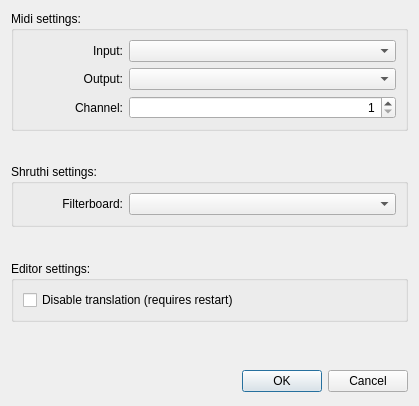
<?xml version="1.0" encoding="UTF-8"?>
<ui version="4.0">
 <author>Manuel Krönig</author>
 <class>SettingsDialog</class>
 <widget class="QDialog" name="SettingsDialog">
  <property name="geometry">
   <rect>
    <x>0</x>
    <y>0</y>
    <width>419</width>
    <height>406</height>
   </rect>
  </property>
  <property name="windowTitle">
   <string>Settings</string>
  </property>
  <property name="locale">
   <locale language="English" country="UnitedKingdom"/>
  </property>
  <layout class="QVBoxLayout" name="verticalLayout">
   <item>
    <widget class="QGroupBox" name="gMidiSettings">
     <property name="title">
      <string>Midi settings:</string>
     </property>
     <layout class="QFormLayout" name="formLayout">
      <property name="fieldGrowthPolicy">
       <enum>QFormLayout::AllNonFixedFieldsGrow</enum>
      </property>
      <property name="rowWrapPolicy">
       <enum>QFormLayout::WrapLongRows</enum>
      </property>
      <item row="0" column="0">
       <widget class="QLabel" name="label">
        <property name="minimumSize">
         <size>
          <width>100</width>
          <height>17</height>
         </size>
        </property>
        <property name="text">
         <string>Input:</string>
        </property>
        <property name="alignment">
         <set>Qt::AlignRight|Qt::AlignTrailing|Qt::AlignVCenter</set>
        </property>
       </widget>
      </item>
      <item row="0" column="1">
       <widget class="QComboBox" name="midiInputPort"/>
      </item>
      <item row="1" column="0">
       <widget class="QLabel" name="label_2">
        <property name="minimumSize">
         <size>
          <width>100</width>
          <height>17</height>
         </size>
        </property>
        <property name="text">
         <string>Output:</string>
        </property>
        <property name="alignment">
         <set>Qt::AlignRight|Qt::AlignTrailing|Qt::AlignVCenter</set>
        </property>
       </widget>
      </item>
      <item row="1" column="1">
       <widget class="QComboBox" name="midiOutputPort"/>
      </item>
      <item row="2" column="0">
       <widget class="QLabel" name="label_3">
        <property name="minimumSize">
         <size>
          <width>100</width>
          <height>15</height>
         </size>
        </property>
        <property name="text">
         <string>Channel:</string>
        </property>
        <property name="alignment">
         <set>Qt::AlignRight|Qt::AlignTrailing|Qt::AlignVCenter</set>
        </property>
       </widget>
      </item>
      <item row="2" column="1">
       <widget class="QSpinBox" name="midiChannel">
        <property name="alignment">
         <set>Qt::AlignRight|Qt::AlignTrailing|Qt::AlignVCenter</set>
        </property>
        <property name="minimum">
         <number>1</number>
        </property>
        <property name="maximum">
         <number>16</number>
        </property>
       </widget>
      </item>
     </layout>
    </widget>
   </item>
   <item>
    <spacer name="verticalSpacer">
     <property name="orientation">
      <enum>Qt::Vertical</enum>
     </property>
     <property name="sizeHint" stdset="0">
      <size>
       <width>0</width>
       <height>0</height>
      </size>
     </property>
    </spacer>
   </item>
   <item>
    <widget class="QGroupBox" name="qShruthiSettings">
     <property name="title">
      <string>Shruthi settings:</string>
     </property>
     <layout class="QFormLayout" name="formLayout_2">
      <property name="fieldGrowthPolicy">
       <enum>QFormLayout::AllNonFixedFieldsGrow</enum>
      </property>
      <property name="rowWrapPolicy">
       <enum>QFormLayout::WrapLongRows</enum>
      </property>
      <item row="0" column="0">
       <widget class="QLabel" name="label_4">
        <property name="minimumSize">
         <size>
          <width>100</width>
          <height>17</height>
         </size>
        </property>
        <property name="text">
         <string>Filterboard:</string>
        </property>
        <property name="alignment">
         <set>Qt::AlignRight|Qt::AlignTrailing|Qt::AlignVCenter</set>
        </property>
       </widget>
      </item>
      <item row="0" column="1">
       <widget class="QComboBox" name="shruthiFilterBoard"/>
      </item>
     </layout>
    </widget>
   </item>
   <item>
    <spacer name="verticalSpacer_2">
     <property name="orientation">
      <enum>Qt::Vertical</enum>
     </property>
     <property name="sizeHint" stdset="0">
      <size>
       <width>0</width>
       <height>0</height>
      </size>
     </property>
    </spacer>
   </item>
   <item>
    <widget class="QGroupBox" name="gEditorSettings">
     <property name="title">
      <string>Editor settings:</string>
     </property>
     <layout class="QVBoxLayout" name="verticalLayout_2">
      <item>
       <widget class="QCheckBox" name="noTranslation">
        <property name="text">
         <string>Disable translation (requires restart)</string>
        </property>
       </widget>
      </item>
     </layout>
    </widget>
   </item>
   <item>
    <spacer name="verticalSpacer_3">
     <property name="orientation">
      <enum>Qt::Vertical</enum>
     </property>
     <property name="sizeHint" stdset="0">
      <size>
       <width>20</width>
       <height>40</height>
      </size>
     </property>
    </spacer>
   </item>
   <item>
    <widget class="QDialogButtonBox" name="buttonBox">
     <property name="sizePolicy">
      <sizepolicy hsizetype="Expanding" vsizetype="Expanding">
       <horstretch>0</horstretch>
       <verstretch>0</verstretch>
      </sizepolicy>
     </property>
     <property name="orientation">
      <enum>Qt::Horizontal</enum>
     </property>
     <property name="standardButtons">
      <set>QDialogButtonBox::Cancel|QDialogButtonBox::Ok</set>
     </property>
    </widget>
   </item>
  </layout>
 </widget>
 <resources/>
 <connections>
  <connection>
   <sender>buttonBox</sender>
   <signal>accepted()</signal>
   <receiver>SettingsDialog</receiver>
   <slot>accept()</slot>
   <hints>
    <hint type="sourcelabel">
     <x>248</x>
     <y>254</y>
    </hint>
    <hint type="destinationlabel">
     <x>157</x>
     <y>274</y>
    </hint>
   </hints>
  </connection>
  <connection>
   <sender>buttonBox</sender>
   <signal>rejected()</signal>
   <receiver>SettingsDialog</receiver>
   <slot>reject()</slot>
   <hints>
    <hint type="sourcelabel">
     <x>316</x>
     <y>260</y>
    </hint>
    <hint type="destinationlabel">
     <x>286</x>
     <y>274</y>
    </hint>
   </hints>
  </connection>
 </connections>
</ui>
